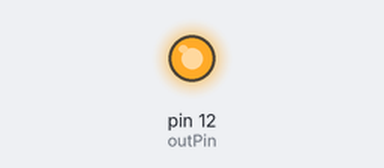
This sketch was run on a simulated Arduino Uno, built with avr-gcc and run on an emulated ATmega328P. Shown: output pins drawn as LEDs (lit = HIGH).

Above: at 1.5 s.
At 6.9 s:
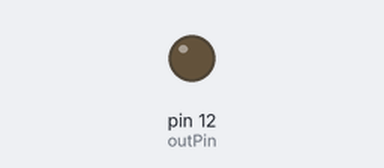
Timing chart, 0 to 10.4 s (numbered marks = the images above):
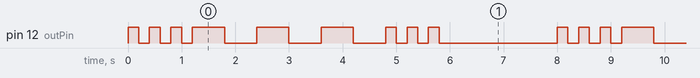

Measured:
- by itself, pin 12 (outPin): repeats every 8.0 s: 2 × (LOW 0.20 s, HIGH 0.20 s), LOW 0.20 s, 3 × (HIGH 0.60 s, LOW 0.60 s), 2 × (HIGH 0.20 s, LOW 0.20 s), HIGH 0.20 s, LOW 2.2 s, HIGH 0.20 s
- by itself, everything shown: repeats every 8.0 s, in 18 steps

The sketch:

sketch.ino
```cpp
int outPin = 12; //output Pin
int dotDelay = 200;
int dashDelay = 600;
int longDelay = 2000;

void setup() {
  // put your setup code here, to run once:
  pinMode(outPin, OUTPUT);
}

void loop() {
  // put your main code here, to run repeatedly:

  // ...
  digitalWrite(outPin,HIGH);
  delay(dotDelay);
  digitalWrite(outPin, LOW);
  delay(dotDelay);
  digitalWrite(outPin,HIGH);
  delay(dotDelay);
  digitalWrite(outPin, LOW);
  delay(dotDelay);
  digitalWrite(outPin,HIGH);
  delay(dotDelay);
  digitalWrite(outPin, LOW);
  delay(dotDelay);

  // ---
  digitalWrite(outPin,HIGH);
  delay(dashDelay);
  digitalWrite(outPin, LOW);
  delay(dashDelay);
  digitalWrite(outPin,HIGH);
  delay(dashDelay);
  digitalWrite(outPin, LOW);
  delay(dashDelay);
  digitalWrite(outPin,HIGH);
  delay(dashDelay);
  digitalWrite(outPin, LOW);
  delay(dashDelay);

  // ...
  digitalWrite(outPin,HIGH);
  delay(dotDelay);
  digitalWrite(outPin, LOW);
  delay(dotDelay);
  digitalWrite(outPin,HIGH);
  delay(dotDelay);
  digitalWrite(outPin, LOW);
  delay(dotDelay);
  digitalWrite(outPin,HIGH);
  delay(dotDelay);
  digitalWrite(outPin, LOW);
  delay(dotDelay);

  //additional delay
  delay(longDelay);
}
```
